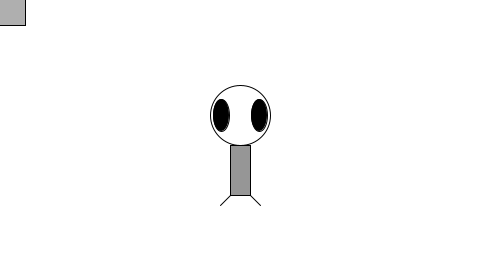
Frame 1 (no input)
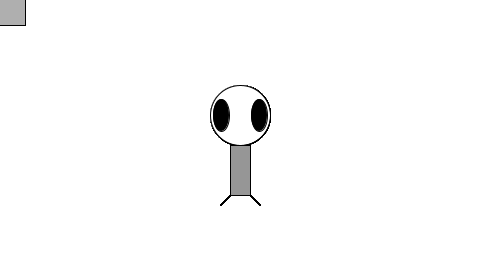
Frame 60 (the mouse pressed at the canvas centre just before this capture)
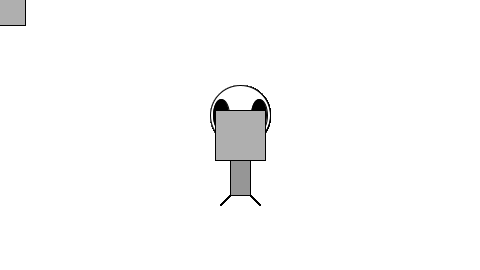
Frame 120 (the mouse held since frame 60 and released just before this capture)

The Processing sketch that drew these frames (run headless with seeded random() and noise(); from frame 60 on, the mouse is pressed at the canvas centre):

// Processing sketch: sketch_0002_processing
// ── sketch_0002_processing.pde
void setup() {
  // Set the size of the window
  size(480, 270);
  // Draw a white background
  background(255); 
}

// draw() loops continuously until you close the sketch window.
void draw() {  

  // Set CENTER mode
  ellipseMode(CENTER);
  rectMode(CENTER); 

  drawHead();
  drawEyes();
  drawBody();
  drawLegs();
  
  drawRectWithMouse();
}
void drawRectWithMouse() {

  // Body
  stroke(0);
  fill(175);
  rectMode(CENTER);
  rect(mouseX, mouseY, 50, 50);
}

void drawHead() {
  // Head
  fill(255);
  ellipse(240, 115, 60, 60);
}

void drawBody(){
  // Body
  stroke(0);
  fill(150);
  rect(240, 170, 20, 50);
}

void drawLegs() {
  // Legs
  stroke(0);
  line(230, 195, 220, 205);
  line(250, 195, 260, 205);
}

void drawEyes() {
  // Eyes
  fill(0); 
  ellipse(221, 115, 16, 32); 
  ellipse(259, 115, 16, 32);
}
